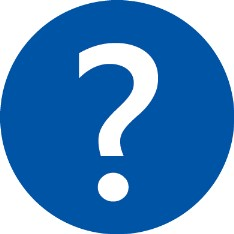
#> input picture resources/Dunno.jpg, 234 x 234 px, given in place of img.jpg, which was not available
$ jupyter execute --allow-errors 'Images - Demo.ipynb'   (shell and % lines are left out)   (text cells are left out)
#> lines starting #> are read from the running program, lines starting #| are printed output that depends on the picture; pictures that were not available may be replaced by others from this repository, and a replacement may not be noted
[cell 1]
from matplotlib.pyplot import imshow
from PIL import Image
import numpy as np
import skimage.color as sc


i = np.array(Image.open('img.jpg'))
#> i is the input picture: shape (234, 234, 3); mean R, G, B 74.8, 133.9, 190.7
imshow(i)

[cell 2]
type(i)

[cell 3]
i.dtype

[cell 4]
i.shape
#> Out = (234, 234, 3)

[cell 5]
i_mono = sc.rgb2gray(i)
imshow(i_mono, cmap='gray')
i_mono.shape
#> Out = (234, 234)

[cell 6]
def im_hist(img):
    import matplotlib.pyplot as plt
    fig = plt.figure(figsize=(8, 6))
    fig.clf()
    ax = fig.gca()
    ax.hist(img.flatten(), bins = 256)
    plt.show()
#> figure, not shown here; tallest bar 30154 high, from x = 0.281 to 0.284

im_hist(i_mono)

[cell 7]
def im_cdf(img):
    import matplotlib.pyplot as plt
    fig = plt.figure(figsize=(8, 6))
    fig.clf()
    ax = fig.gca()
    ax.hist(img.flatten(), bins = 256, cumulative=True)
    plt.show()
#> figure, not shown here; tallest bar 54756 high, from x = 0.997 to 1

im_cdf(i_mono)

[cell 8]
from skimage import exposure

i_eq = exposure.equalize_hist(i_mono)
imshow(i_eq, cmap='gray')

[cell 9]
im_hist(i_eq)
im_cdf(i_eq)

[cell 10]
import skimage
i_n = skimage.util.random_noise(i_eq)
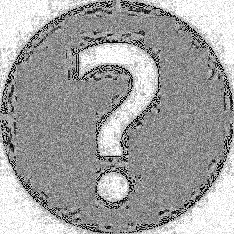
#> i_n: shape (234, 234) float64; min 0, max 1, mean 0.632
imshow(i_n, cmap="gray")

[cell 11]
def gauss_filter(im, sigma = 10):
#> called with sigma = 10
    from scipy.ndimage.filters import gaussian_filter as gf
    import numpy as np
    return gf(im, sigma = sigma)
i_g = gauss_filter(i_n)
imshow(i_g, cmap="gray")

[cell 12]
def med_filter(im, size = 10):
#> called with size = 10
    from scipy.ndimage.filters import median_filter as mf
    import numpy as np
    return mf(im, size = size)
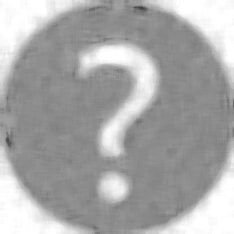
#> returned value: shape (234, 234) float64; min 0.27, max 1, mean 0.662
i_m = med_filter(i_n)
imshow(i_m, cmap="gray")

[cell 13]
def edge_sobel(image):
    from scipy import ndimage
    import skimage.color as sc
    import numpy as np
    image = sc.rgb2gray(image) # Convert color image to gray scale
    dx = ndimage.sobel(image, 1)  # horizontal derivative
    dy = ndimage.sobel(image, 0)  # vertical derivative
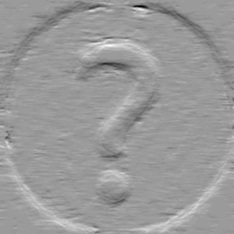
#> dy: shape (234, 234) float64; min -1.17, max 0.761, mean -0.000241; drawn with min black and max white
    mag = np.hypot(dx, dy)  # magnitude
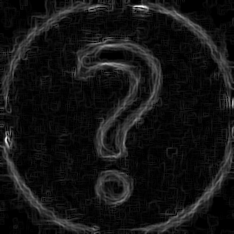
#> mag: shape (234, 234) float64; min 0, max 1.22, mean 0.0958; drawn with min black and max white
    mag *= 255.0 / np.amax(mag)  # normalize (Q&D)
    mag = mag.astype(np.uint8)
    return mag

i_edge = edge_sobel(i_m)
imshow(i_edge, cmap="gray")

[cell 14]
def corner_harr(im, min_distance = 10):
#> called with min_distance = 10
    from skimage.feature import corner_harris, corner_peaks
    mag = corner_harris(im)
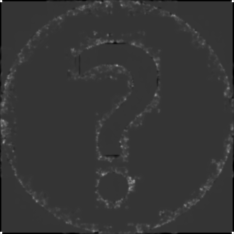
#> mag: shape (234, 234) float64; min -2.12, max 8.09, mean 0.0589; drawn with min black and max white
    return corner_peaks(mag, min_distance = min_distance)

harris = corner_harr(i_eq, 10)
#> harris = 72 pairs, first value 10 to 222, second value 15 to 223


def plot_harris(im, harris, markersize = 20, color = 'red'):
    import matplotlib.pyplot as plt
    import numpy as np
    fig = plt.figure(figsize=(6, 6))
    fig.clf()
    ax = fig.gca()
    ax.imshow(np.array(im).astype(float), cmap="gray")
    ax.plot(harris[:, 1], harris[:, 0], 'r+', color = color, markersize=markersize)
    return 'Done'

plot_harris(i_eq, harris)
#> Out = 'Done'
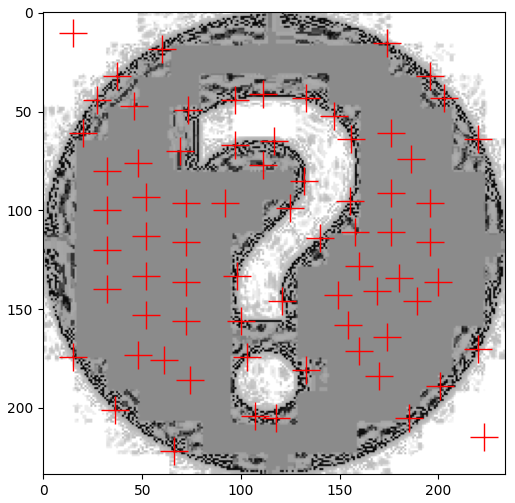
#> figure drawn by matplotlib, 1 panel

[cell 15]
# Install the Custom Vision SDK

[cell 16]
PREDICTION_KEY = 'YOUR_PREDICTION_KEY'
ENDPOINT='https://YOUR_REGION.api.cognitive.microsoft.com'
PROJECT_ID = 'YOUR_PROJECT_ID'

[cell 17]
from azure.cognitiveservices.vision.customvision.prediction import CustomVisionPredictionClient

import matplotlib.pyplot as plt
from PIL import Image
import requests
from io import BytesIO

# Use two test images
test_img1_url = 'http://www.pachd.com/free-images/food-images/apple-01.jpg'
test_img2_url = 'http://www.pachd.com/free-images/food-images/carrot-02.jpg'

# Create an instance of the prediction service
#> (the rest of this cell did not finish here and is left out)

[cell 18]
visionURI = 'YOUR_REGION.api.cognitive.microsoft.com'
visionKey = 'YOUR_KEY'

[cell 19]
from matplotlib.pyplot import imshow
from PIL import Image
import requests
from io import BytesIO

img_url = 'https://raw.githubusercontent.com/MicrosoftLearning/AI-Introduction/master/files/graeme2.jpg'

# Get the image and show it
response = requests.get(img_url)
img = Image.open(BytesIO(response.content))
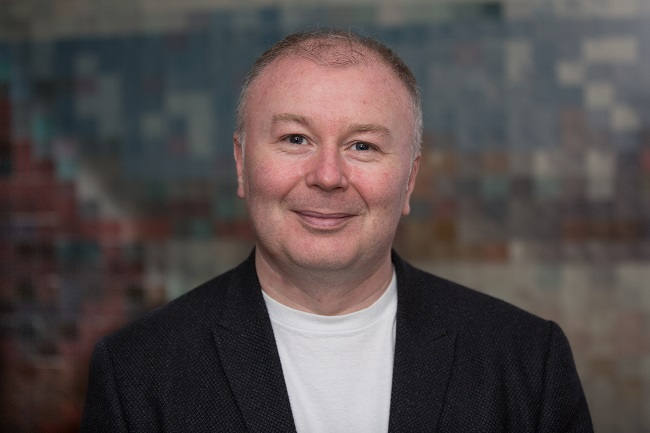
#> input picture resources/graeme2.jpg, 650 x 433 px, found by its file name
#> img is the input picture: PIL image 650x433 RGB; mean R, G, B 84.3, 75.9, 75.5
imshow(img)

[cell 20]
def get_image_features(img_url):
    import http.client, urllib.request, urllib.parse, urllib.error, base64, json

    headers = {
        # Request headers.
        'Content-Type': 'application/json',
        'Ocp-Apim-Subscription-Key': visionKey,
    }

    params = urllib.parse.urlencode({
        # Request parameters. All of them are optional.
        'visualFeatures': 'Categories,Description,Color',
        'language': 'en',
    })

    body = "{'url':'" + img_url + "'}"

    try:
        # Execute the REST API call and get the response.
        conn = http.client.HTTPSConnection(visionURI)
        conn.request("POST", "/vision/v1.0/analyze?%s" % params, body, headers)
        response = conn.getresponse()
        data = response.read().decode("UTF-8")

        # 'data' contains the JSON response.
        parsed = json.loads(data)
        if response is not None:
            return parsed
        conn.close()


    except Exception as e:
        print('Error:')
        print(e)

jsonData = get_image_features(img_url)
#> (the rest of this cell did not finish here and is left out)

[cell 21]
# View the full details returned
import http.client, urllib.request, urllib.parse, urllib.error, base64, json
print (json.dumps(jsonData, sort_keys=True, indent=2))

[cell 22]
img_url = 'https://raw.githubusercontent.com/MicrosoftLearning/AI-Introduction/master/files/soccer.jpg'

# Get the image and show it
response = requests.get(img_url)
img = Image.open(BytesIO(response.content))
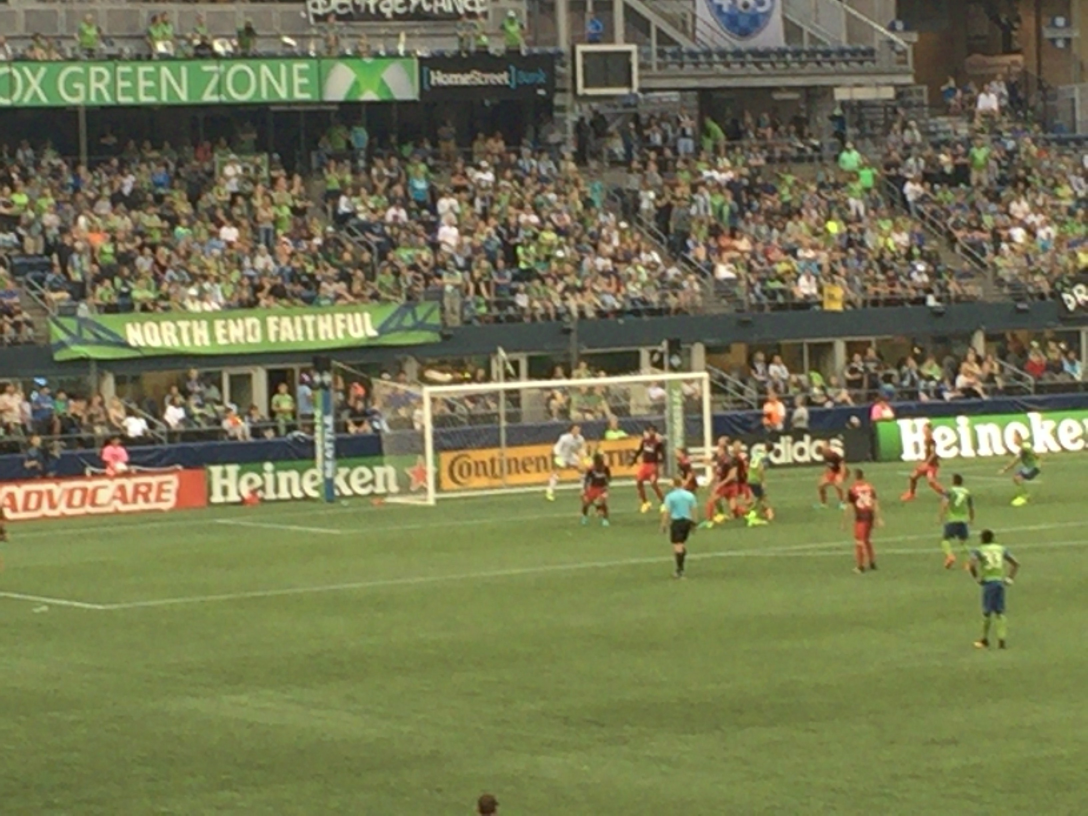
#> input picture resources/soccer.jpg, 3264 x 2448 px, found by its file name (shown at 1/3 size)
#> img is the input picture: PIL image 3264x2448 RGB; mean R, G, B 115.3, 117.2, 80.9
imshow(img)
jsonData = get_image_features(img_url)
#> (the rest of this cell did not finish here and is left out)

[cell 23]
faceURI = "https://YOUR_REGION.api.cognitive.microsoft.com/face/v1.0/"
faceKey = "YOUR_KEY"

[cell 24]
import requests
from io import BytesIO
from matplotlib.pyplot import imshow
from PIL import Image, ImageDraw
import cognitive_face as CF

# Set URI and Key
CF.Key.set(faceKey)
#> (this line was passed over: cognitive_face is not available in this run)
CF.BaseUrl.set(faceURI)
#> (this line was passed over: cognitive_face is not available in this run)

# Detect faces in an image
img_url = 'https://raw.githubusercontent.com/MicrosoftLearning/AI-Introduction/master/files/graeme1.jpg'
#> (the rest of this cell did not finish here and is left out)

[cell 25]
# Get the image to compare
img2_url = 'https://raw.githubusercontent.com/MicrosoftLearning/AI-Introduction/master/files/graeme2.jpg'
response2 = requests.get(img2_url)
img2 = Image.open(BytesIO(response2.content))

# Detect faces in a comparison image
#> (the rest of this cell did not finish here and is left out)

[cell 26]
# Get the image to compare
img2_url = 'https://raw.githubusercontent.com/MicrosoftLearning/AI-Introduction/master/files/graeme3.jpg'
response2 = requests.get(img2_url)
img2 = Image.open(BytesIO(response2.content))
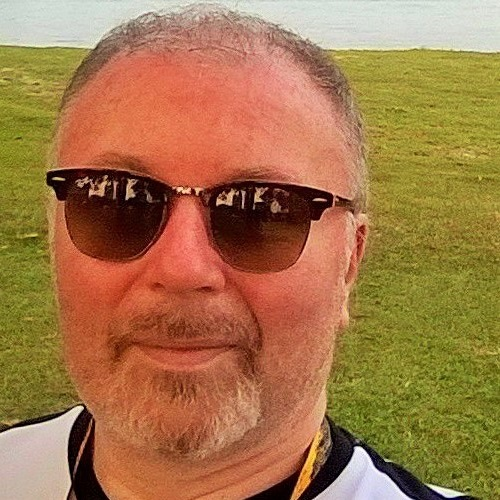
#> input picture resources/graeme3.jpg, 500 x 500 px, found by its file name
#> img2 is the input picture: PIL image 500x500 RGB; mean R, G, B 164, 118.9, 73.7

# Detect faces in a comparison image
#> (the rest of this cell did not finish here and is left out)

[cell 27]
# Get the image to compare
img2_url = 'https://raw.githubusercontent.com/MicrosoftLearning/AI-Introduction/master/files/satya.jpg'
response2 = requests.get(img2_url)
img2 = Image.open(BytesIO(response2.content))
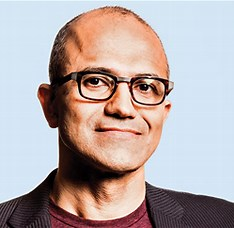
#> input picture resources/satya.jpg, 234 x 228 px, found by its file name
#> img2 is the input picture: PIL image 234x228 RGB; mean R, G, B 181.4, 168.4, 167.8

# Detect faces in a comparison image
#> (the rest of this cell did not finish here and is left out)
